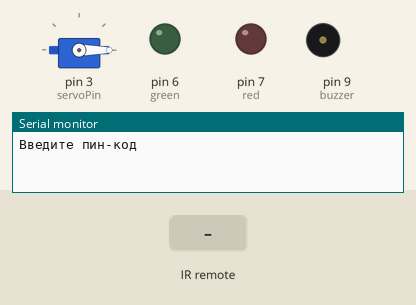
A sketch run on a simulated Arduino Uno, built with avr-gcc and run on an emulated ATmega328P. Shown: servo, output pins drawn as LEDs (lit = HIGH), buzzer (waves = sounding, pin HIGH), the last lines printed to the serial monitor. The test bench sets the inputs (shaded band).

Above: at 1.2 s.
1.3 s: infrared code 0x45 received
At 1.55 s:
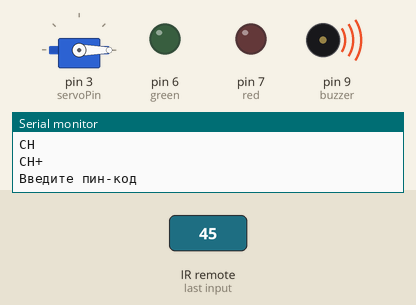
3.1 s: infrared code 0x40 received
At 3.9 s:
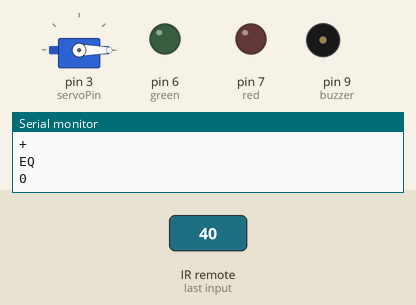
Timing chart, 0 to 6.1 s (numbered marks = the images above; inputs shaded):
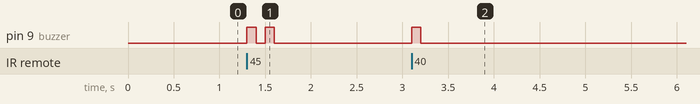

Measured:
- after the input at 1.3 s, pin 9 (buzzer): alternates HIGH for 0.10 s and LOW for 0.10 s, 4 changes in all, then stays LOW, starting at once
- after the input at 3.1 s, pin 9 (buzzer): LOW → HIGH at once, → LOW 0.10 s later

The sketch:

PinCode.ino
```cpp
#define DECODE_NEC 1
#define IDC IrReceiver.decodedIRData.command
#include <IRremote.h>
#include <Servo.h>
//#include <LiquidCrystal_I2C.h>
//#include <Wire.h>

/* CH-(0x45)  CH(0x46)   CH+(0x47)
   Prev(0x44) Next(0x40) Play(0x43)
   -(0x7)     +(0x15)    EQ(0x9)
   0(0x16)    100+(0x19) 200+(0xD)
   1(0xC)     2(0x18)    3(0x5E)
   4(0x8)     5(0x1C)    6(0x5A)
   7(0x42)    8(0x52)    9(0x4A)*/

//LiquidCrystal_I2C lcd(0x27,16,2);
int ReceivePin = 11;
String pinCode = "13529";
String codeIn = "";
bool f = 0;
int red = 7;
int green = 6;
int buzzer = 9;
int servoPin = 3;
Servo Servo1;

void setup() {
    Servo1.attach(servoPin);
    Serial.begin(19200);
    // Запуск приемника, включение обратной связи LED  и снятие вывода обратной связи LED с внутренних плат.
    IrReceiver.begin(ReceivePin, ENABLE_LED_FEEDBACK, USE_DEFAULT_FEEDBACK_LED_PIN);
    Serial.println(F("Введите пин-код "));
    //Serial.println(ReceivePin);
    pinMode(red, OUTPUT);
    pinMode(green, OUTPUT);
    pinMode(buzzer, OUTPUT);
    Servo1.write(0);
    /*lcd.init();
    lcd.backlight();
    lcd.clear();
    lcd.blink();
    lcd.setCursor(17,0);
    lcd.print("Enter code");*/
}

void button(){
  if (!IrReceiver.decode()) {
    button();
  }
}

void buzz(){
  digitalWrite(buzzer, 100);
  delay(100);
  digitalWrite(buzzer, 0);
}

void greenLed(){
  digitalWrite(green, HIGH);
  Servo1.write(179);
  for (int j=1; j<=2; j++){
    digitalWrite(buzzer, 100);
    delay(2000);
    digitalWrite(buzzer, 0);
    delay(500);
  }
  digitalWrite(green, LOW);
  Servo1.write(0);
}

void redLed(){
  digitalWrite(red, HIGH);
  for (int j=1; j<=3; j++){
    digitalWrite(buzzer, 100);
    delay(200);
    digitalWrite(buzzer, 0);
    delay(200);
  }
  delay(3800);
  digitalWrite(red, LOW);
}

void loop() {
    /*lcd.setCursor(23,0);
    lcd.print("*****");
    lcd.setCursor(23,0);*/
    for (int i=1; i<=pinCode.length(); i++){
      button();
      switch (IDC) {
        case 0x45:
          Serial.println("CH-");
        case 0x46:
          Serial.println("CH");
        case 0x47:
          Serial.println("CH+");
        case 0x44:
          codeIn = ""; i = 6;
          f = 1; buzz(); delay(100);
          Serial.println();
          Serial.println("Введите пин-код");
          //lcd.print("*****"); lcd.setCursor(23,0);
          break;
        case 0x40:
          Serial.println("Next");
        case 0x43:
          Serial.println("Play");
        case 0x7:
          Serial.println("-");
        case 0x15:
          Serial.println("+");
        case 0x9:
          Serial.println("EQ");
        case 0x16:
          Serial.print("0"); //lcd.print("0");
          codeIn += 0;  break;
        case 0x19:
          Serial.println("100+");
        case 0xD:
          Serial.println("200+");
        case 0xC:
          Serial.print("1"); //lcd.print("1");
          codeIn += 1; break;
        case 0x18:
          Serial.print("2"); //lcd.print("2");
          codeIn += 2; break;
        case 0x5E:
          Serial.print("3"); //lcd.print("3");
          codeIn += 3; break;
        case 0x8:
          Serial.print("4"); //lcd.print("4");
          codeIn += 4; break;
        case 0x1C:
          Serial.print("5"); //lcd.print("5");
          codeIn += 5; break;
        case 0x5A:
          Serial.print("6"); //lcd.print("6");
          codeIn += 6; break;
        case 0x42:
          Serial.print("7"); //lcd.print("7");
          codeIn += 7; break;
        case 0x52:
          Serial.print("8"); //lcd.print("8");
          codeIn += 8; break;
        case 0x4A:
          Serial.print("9"); //lcd.print("9");
          codeIn += 9; break;
      }
      buzz();
      delay(900);
      IrReceiver.resume();
    }

    if (String(codeIn) == pinCode){
      Serial.println(" Открыто"); //lcd.setCursor(29,0); lcd.print("OPEN");
      codeIn = "";
      greenLed();
    } else if (!f){ Serial.println(" Закрыто"); codeIn = ""; redLed();} //дlcd.setCursor(29,0); lcd.print("CLOSE");
    f = 0;

}
```
